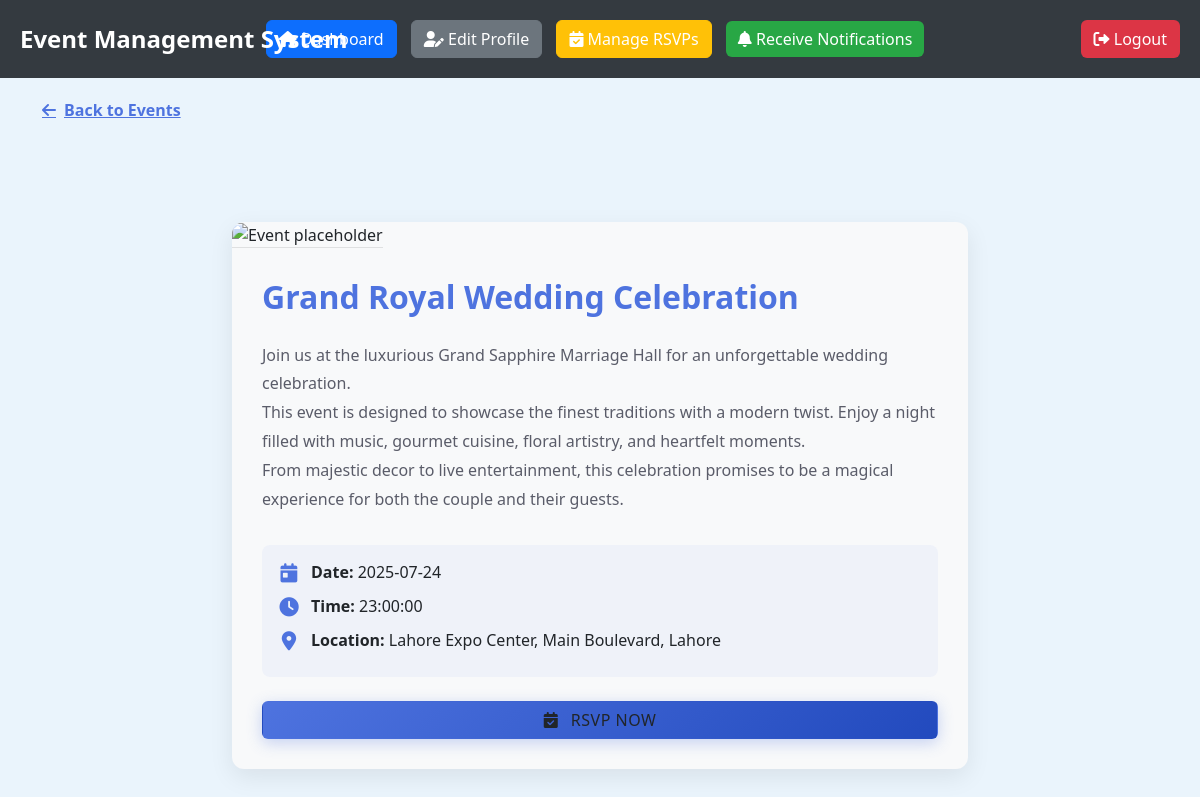
Page /Attendee/event_details.php?id=2 (signed in) on the committed database.
### tables this page shows
CREATE TABLE `events` (
  `id` int(11) NOT NULL,
  `organizer_id` int(11) NOT NULL,
  `event_name` varchar(150) NOT NULL,
  `event_date` date NOT NULL,
  `event_time` time NOT NULL,
  `location` varchar(255) NOT NULL,
  `description` text DEFAULT NULL,
  `category` varchar(100) DEFAULT NULL,
  `image` varchar(255) DEFAULT NULL,
  `Attendees_No` int(11) DEFAULT 0,
  `created_at` timestamp NOT NULL DEFAULT current_timestamp()
);

### Attendee/event_details.php (the view, shortened to what this page needs)
<?php
require_once '../db.php';
if (isset($_GET['id'])) {
    $event_id = $_GET['id'];
    $stmt = $pdo->prepare("SELECT * FROM events WHERE id = ?");
    $stmt->execute([$event_id]);
    $event = $stmt->fetch(PDO::FETCH_ASSOC);
} else {
    header("Location: attendee_dashboard.php");
    exit;
}
?>
<!DOCTYPE html>
<html lang="en">
<head>
  <link href="https://cdn.jsdelivr.net/npm/bootstrap@5.3.0/dist/css/bootstrap.min.css" rel="stylesheet">
  <link href="https://cdnjs.cloudflare.com/ajax/libs/font-awesome/6.4.0/css/all.min.css" rel="stylesheet">
</head>
<body>
  <?php include('header.php'); ?>
  <div class="container">
    <a href="attendee_dashboard.php" class="back-link">
      <i class="fas fa-arrow-left me-2"></i> Back to Events
    </a>
    <div class="row justify-content-center">
      <div class="col-lg-8">
        <div class="event-card bg-light">
          <?php
            $imgPath = '../organizor/' . $event['image'];
            if (!empty($event['image']) && file_exists($imgPath)):
          ?>
            <img src="<?php echo $imgPath; ?>" alt="<?php echo htmlspecialchars($event['event_name']); ?>">
          <?php else: ?>
            <img src="https://images.unsplash.com/photo-1533174072545-7a4b6ad7a328?auto=format&fit=crop&w=1470&q=80" alt="Event placeholder">
          <?php endif; ?>
          <div class="event-card-body">
            <h1 class="event-title"><?php echo htmlspecialchars($event['event_name']); ?></h1>
            <p class="event-description"><?php echo nl2br(htmlspecialchars($event['description'])); ?></p>
            <div class="event-meta">
              <div class="event-meta-item">
                <i class="fas fa-calendar-day"></i>
                <span><strong>Date:</strong> <?php echo htmlspecialchars($event['event_date']); ?></span>
              </div>
              <div class="event-meta-item">
                <i class="fas fa-clock"></i>
                <span><strong>Time:</strong> <?php echo htmlspecialchars($event['event_time']); ?></span>
              </div>
              <div class="event-meta-item">
                <i class="fas fa-map-marker-alt"></i>
                <span><strong>Location:</strong> <?php echo htmlspecialchars($event['location']); ?></span>
              </div>
            </div>
            <a href="rsvp.php?id=<?php echo $event['id']; ?>" class="btn btn-rsvp">
              <i class="fas fa-calendar-check me-2"></i> RSVP Now
            </a>
          </div>
        </div>
      </div>
    </div>
  </div>
</body>
</html>

### Attendee/event_details.php (style rules this page uses)
:root { --primary-color: #4e73df; --secondary-color: #f8f9fc; --accent-color: #ff6b6b; --dark-color: #5a5c69; --light-color: #f8f9fa; }
body { background-color: var(--secondary-color); font-family: 'Nunito', -apple-system, BlinkMacSystemFont, sans-serif; color: var(--dark-color); }
.event-card { border: none; border-radius: 12px; box-shadow: 0 0.5rem 1.5rem rgba(0, 0, 0, 0.08); overflow: hidden; transition: transform 0.3s ease; margin-top: 100px; margin-bottom: 40px; }
.event-card img { height: 400px; object-fit: cover; width: 100%; border-bottom: 1px solid rgba(0, 0, 0, 0.1); }
.event-card-body { padding: 30px; }
.event-title { font-weight: 700; color: var(--primary-color); margin-bottom: 1.5rem; font-size: 2rem; }
.event-description { line-height: 1.8; margin-bottom: 2rem; color: var(--dark-color); }
.event-meta { background-color: rgba(78, 115, 223, 0.05); border-radius: 8px; padding: 15px; margin-bottom: 1.5rem; }
.event-meta-item { display: flex; align-items: center; margin-bottom: 10px; }
.event-meta-item i { color: var(--primary-color); width: 24px; text-align: center; margin-right: 10px; font-size: 1.2rem; }
.btn-rsvp { background: linear-gradient(135deg, var(--primary-color) 0%, #224abe 100%); border: none; padding: 12px 25px; font-weight: 600; font-size: 1.1rem; border-radius: 8px; box-shadow: 0 4px 15px rgba(78, 115, 223, 0.3); transition: all 0.3s ease; width: 100%; text-transform: uppercase; letter-spacing: 0.5px; }
.back-link { color: var(--primary-color); font-weight: 600; display: inline-flex; align-items: center; margin-top: 20px; transition: color 0.3s ease; }

### Attendee/header.php (style rules this page uses)
body { background-color: #eaf4fc; }

### rows in the picture
events: event_name "Grand Royal Wedding Celebration", description "Join us at the luxurious Grand Sapphire Marriage Hall for an unforgettable wedding celebration. This event is designed to showcase the finest traditions with a modern twist. Enjoy a night filled with music, gourmet cuisine, floral artistry, and heartfelt moments. From majestic decor to live entertainment, this celebration promises to be a magical experience for both the couple and their guests.", event_date "2025-07-24", event_time "23:00:00", location "Lahore Expo Center, Main Boulevard, Lahore"
